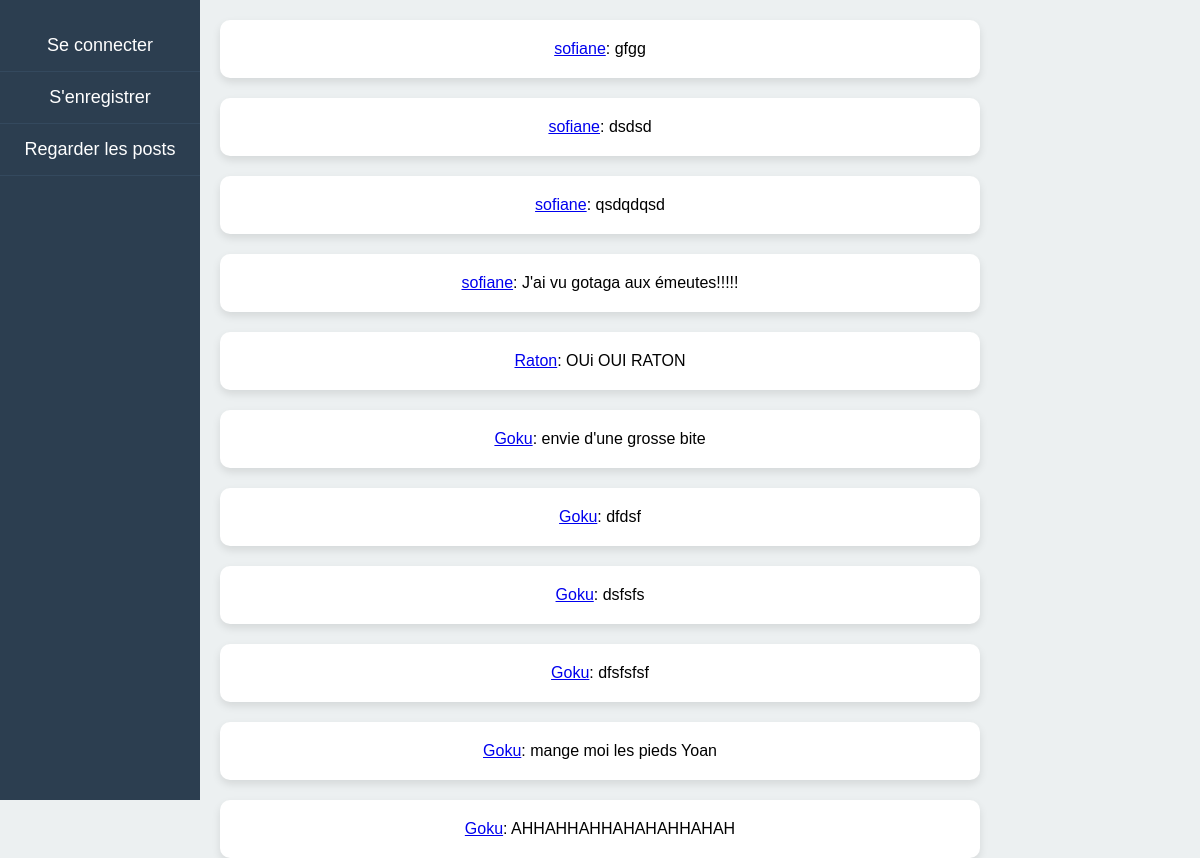
The page /posts/all_posts on the database as committed earlier.
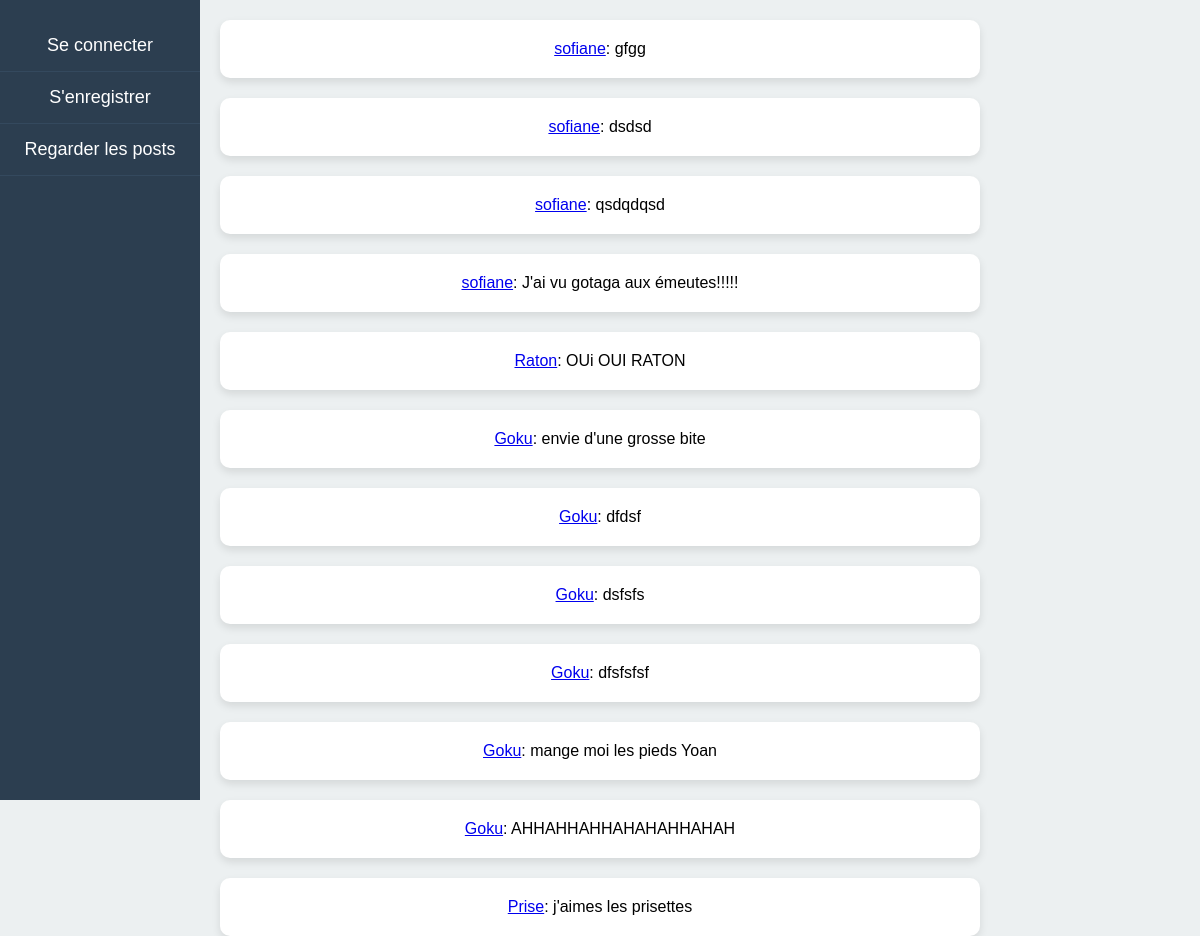
The same page on the database as committed later.
### post/models.py (models this page shows)
class Post(models.Model):
    post_id = models.AutoField(primary_key=True)
    content = models.TextField(max_length=300)
    author = models.ForeignKey(CustomUser, on_delete=models.CASCADE,related_name='posts')

### user_registration/models.py (models this page shows, shortened)
class CustomUser(AbstractUser):
    email = models.EmailField(unique=True)  # Champ email unique pour chaque utilisateur
    bio = models.TextField(blank=True, null=True)  # Biographie optionnelle
    follows = models.ManyToManyField("self", related_name="Followed_by", symmetrical=False, blank=True)
    def __str__(self):
        return self.username  # Retourne le nom d'utilisateur lors de l'affichage d'un objet CustomUser

### post/views.py (the view)
# urls.py: path('all_posts', views.see_all_post, name='all_posts'),
def see_all_post(request):
    posts = Post.objects.all()  # Récupère tous les posts
    return render(request, 'post/all_posts.html', {'posts': posts})  # Envoie les posts au template

### post/templates/post/all_posts.html (shortened to what this page needs)
{% extends "layout.html" %}
{% block content %}
<div class='posts-container'>
    {% for post in posts  %}
    <p class='post'><a href="{% url "user_r:profil" post.author %}">{{post.author}}</a>: {{post.content}}</p>
    {% endfor %}
    </div>
{% endblock content %}

### templates/layout.html (shortened to what this page needs)
<!DOCTYPE html>
<html lang="en">
<head>
    {% load static %}
    <link rel="stylesheet" href="{% static 'css/style.css' %}">
</head>
<body>
<div class="sidebar">
<ul>
    {% if user.is_authenticated %}
    <li>
<form method="POST" action="{% url "user_r:logout" %}">
   {% csrf_token %}
   <button type="submit">Deconnexion</button>
</form>
</li>
<li>
    <a href="{% url "user_r:profil" request.user  %}"> Mon profil</a>
</li>
<li>
    <a href="{% url 'post:self_posts' %}"> Mes post</a>
</li>
<li>
    <a href="{% url 'post:create_post' %}"> Créer un post</a>
{% else %}
<li>
<a href="{% url "user_r:login" %}">Se connecter</a>
</li>
<li>
<a href="{% url "user_r:register" %}">S'enregistrer</a>
</li>
{% endif %}
<li><a href="{% url "post:all_posts" %}">Regarder les posts</a></li>
</ul>
</div>
        {% block content %}
        {% endblock content %}
</body>
</html>

### static/css/style.css (style rules this page uses)
* { margin: 0; padding: 0; box-sizing: border-box; font-family: Arial, sans-serif; }
body { display: flex; height: 100vh; background-color: #ecf0f1; }
.sidebar { width: 200px; height: 100vh; background-color: #2c3e50; color: white; padding-top: 20px; position: fixed; display: flex; flex-direction: column; align-items: center; }
.sidebar ul { list-style-type: none; width: 100%; }
.sidebar ul li { width: 100%; text-align: center; border-bottom: 1px solid #34495e; }
.sidebar ul li a { display: block; text-decoration: none; color: white; font-size: 18px; padding: 15px; transition: background 0.3s; }
.posts-container { display: flex; flex-direction: column; width: 100%; max-width: 800px; gap: 20px; margin: 0 auto; padding: 20px; }
.post { width: 100%; background-color: white; padding: 20px; border-radius: 10px; box-shadow: 0 4px 8px rgba(0, 0, 0, 0.1); text-align: center; }

Rows that differ between the two databases and show on the page:
added Post: author "Prise", content "j'aimes les prisettes"
